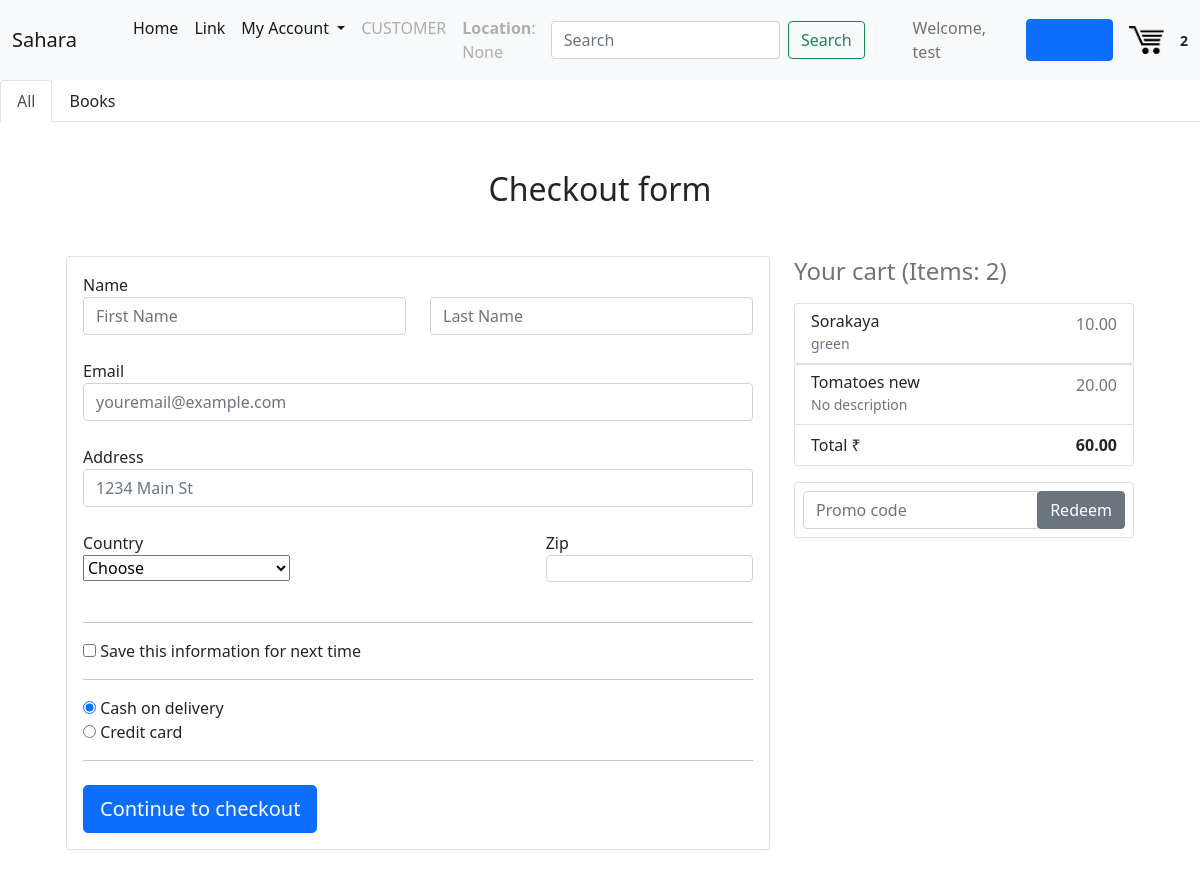
The app's page /checkout (signed in), older data.
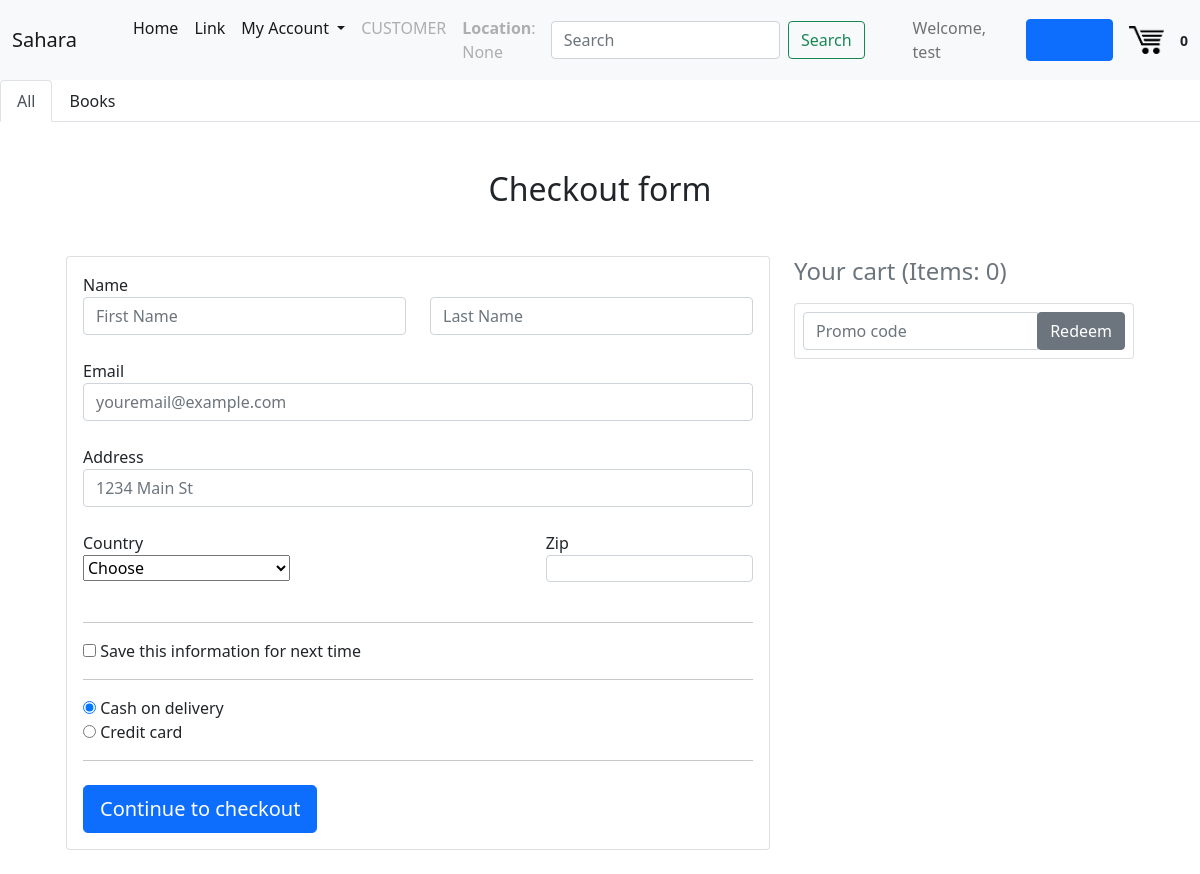
The same page, newer data.
### core/models.py (models this page shows, shortened)
class OrderItem(models.Model):
    product = models.ForeignKey(Product, on_delete=models.CASCADE)
    order = models.ForeignKey(Order, on_delete=models.CASCADE)
    quantity = models.DecimalField(max_digits=10, decimal_places=2, default=0.00, validators=[MinValueValidator(Decimal('0.00'))])
    @property
    def get_total(self):
        total = self.product.price_per_unit * self.quantity
        return total

class Product(models.Model):
    seller = models.ForeignKey(User, on_delete = models.CASCADE, related_name="seller")
    date_posted = models.DateTimeField(auto_now_add=True)
    stock = models.DecimalField(max_digits=20, decimal_places=2, default=0.00, validators=[MinValueValidator(Decimal('0.00'))])
    title = models.CharField(max_length=255)
    content = models.TextField(blank=True, null=True)
    img = models.FileField(default = "default.png", upload_to = "", blank=True, null=True)
    rating = models.DecimalField(max_digits=3, decimal_places=2, default=0.00, validators=[MinValueValidator(Decimal('0.00'))])
    tags = models.CharField(
        max_length = 20,
        choices = CAT_CHOICES,
        default = 'vegetables',
    )
    measurment_unit = models.CharField(
        max_length = 5,
        choices = UNIT_CHOICES,
        default = 'kg',
    )
    price_per_unit = models.DecimalField(max_digits=20, decimal_places=2, validators=[MinValueValidator(Decimal('0.00'))])

### core/views.py (the view, shortened to what this page needs)
# urls.py: path('checkout', checkout),
@login_required
def checkout(request):
    if request.method == 'GET':
        order = Order.objects.filter(customer = request.user, complete=False).first()
        orderitem = order.orderitem_set.all()
        cartItems = order.get_cart_items
        order_total = order.get_cart_total
        return render(request, 'core/checkout.html', context={"cartItems": cartItems, "order_total": order_total, "orderitem":orderitem})

### core/models.py (called while the page is built)
    @property
    def get_cart_total(self):
        order_items = self.orderitem_set.all()
        total = sum([item.get_total for item in order_items])
        return total

    @property
    def get_cart_items(self):
        order_items = self.orderitem_set.all()
        x = [item.quantity for item in order_items]
        total = len(x)
        return total

### core/templates/core/checkout.html (shortened to what the changed rows need)
{% extends "core/base.html" %}
{% block content %}
  <main>
    <div class="container wow fadeIn">
      <h2 class="my-5 h2 text-center">Checkout form</h2>
      <div class="row">
        <div class="col-md-4 mb-4">
          <h4 class="d-flex justify-content-between align-items-center mb-3">
            <span class="text-muted">Your cart (Items: {{ cartItems }})</span>
            <span class="badge badge-secondary badge-pill">3</span>
          </h4>
          {% if cartItems %}
          {% for item in orderitem %}
          <ul class="list-group mb-3 z-depth-1">
            <li class="list-group-item d-flex justify-content-between lh-condensed">
              <div>
                <h6 class="my-0">{{ item.product.title }}</h6>
                {% if item.product.content %}
                  <small class="text-muted" style="text-overflow: ellipsis; overflow: hidden;">{{ item.product.content }}</small>
                {% else %}
                  <small class="text-muted" style="text-overflow: ellipsis; overflow: hidden;">No description</small>
                {% endif %}
                </div>
              <span class="text-muted">{{ item.product.price_per_unit }}</span>
            </li>
            {% endfor %}
            <li class="list-group-item d-flex justify-content-between">
              <span>Total ₹</span>
              <strong>{{ order_total|floatformat:2 }}</strong>
            </li>
          </ul>
          {% endif %}
        </div>
      </div>
    </div>
  </main>
  {% endblock content %}

### core/templates/core/base.html (shortened to what this page needs)
{% load static %}
<!DOCTYPE html>
<html lang="en">
<head>
    <link href="https://cdn.jsdelivr.net/npm/bootstrap@5.0.0-beta3/dist/css/bootstrap.min.css" rel="stylesheet">
    <link rel="stylesheet" href="{% static 'core/css/main.css' %}">
</head>
<body>
    <header class = "site-header">
        <nav class="navbar navbar-expand-lg navbar-light bg-light">
            <div class="container-fluid">
              <a class="navbar-brand" href="{% url 'app-home' %}">Sahara</a>
              <div class="collapse navbar-collapse" id="navbarSupportedContent">
                <ul class="navbar-nav me-auto mb-2 mb-lg-0" style="position: relative; margin-left: 2rem;">
                  <li class="nav-item">
                    <a class="nav-link active" aria-current="page" href="{% url 'app-home' %}">Home</a>
                  </li>
                  <li class="nav-item">
                    <a class="nav-link active" href="#">Link</a>
                  </li>
                  <li class="nav-item dropdown">
                    <a class="nav-link active dropdown-toggle" href="#" id="navbarDropdown" role="button" data-bs-toggle="dropdown" aria-expanded="false">
                      My Account
                    </a>
                  </li>
                  {% if user.is_authenticated %}
                  <li class="nav-item">
                    <a class="nav-link disabled" href="#" tabindex="-1" aria-disabled="true">{{user.profile.user_type}}</a>
                  </li>
                  <li class="nav-item">
                    <a class="nav-link disabled" href="#" tabindex="-1" aria-disabled="true"><b>Location</b>: {{user.profile.location}}</a>
                  </li>
                  {% endif %}
                </ul>
                  <form method="POST" action="/search" class="d-flex text-center" style="margin-right: 3em;">
                    <input class="form-control me-2" name="search" type="search" placeholder="Search" id="searchbox" aria-label="Search">
                    <button class="nav-item btn btn-outline-success" type="submit">Search</button>
                  </form>
                {% if user.is_authenticated %}
                      <span class="navbar-text" style="margin-right: 0.5em;">
                      Welcome, {{user.username}}
                      </span>
                      <a class = "nav-item nav-link btn btn-primary d-flex" style="float: right; margin-left: 0.5rem;" href="/logout">Logout</a>
                {% endif %}
                <a href="{% url 'cart' %}">
                <img  id="cart-icon" width="35" style="margin-left: 1rem; margin-right: 1rem;" src="{% static 'core/cart.png' %}">
                </a>
                <small style="font-weight:bold;">{{ cartItems }}</small>
              </div>
            </div>
          </nav>
          {% block nav %}
          {% endblock %}
    </header>
    <main role="main" class="container">
      <div class="row">
          {% block content %}{% endblock %}
        </div>
    </main>
    <link rel="stylesheet" href="https://use.fontawesome.com/releases/v5.7.0/css/all.css">
  </body>
</html>

Row changes from the older to the newer data that the page shows:
removed OrderItem: product "Sorakaya", product.content "green", product.price_per_unit "10.00"
removed OrderItem: product "Tomatoes new", shows "No description", product.price_per_unit "20.00"
Text that changed along with them:
{{ cartItems }}: "2" → "0"
{{ order_total|floatformat:2 }}: "60.00" → (not shown)
text no longer shown: "Total ₹"
